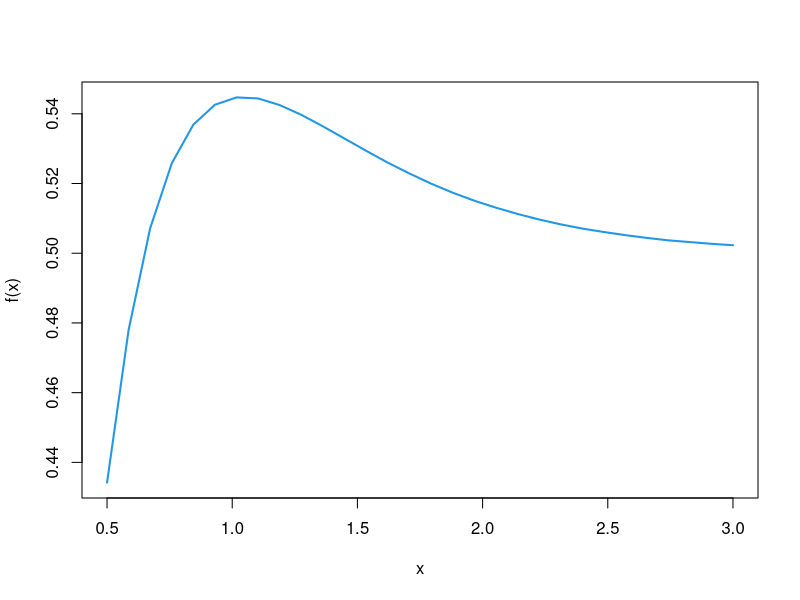
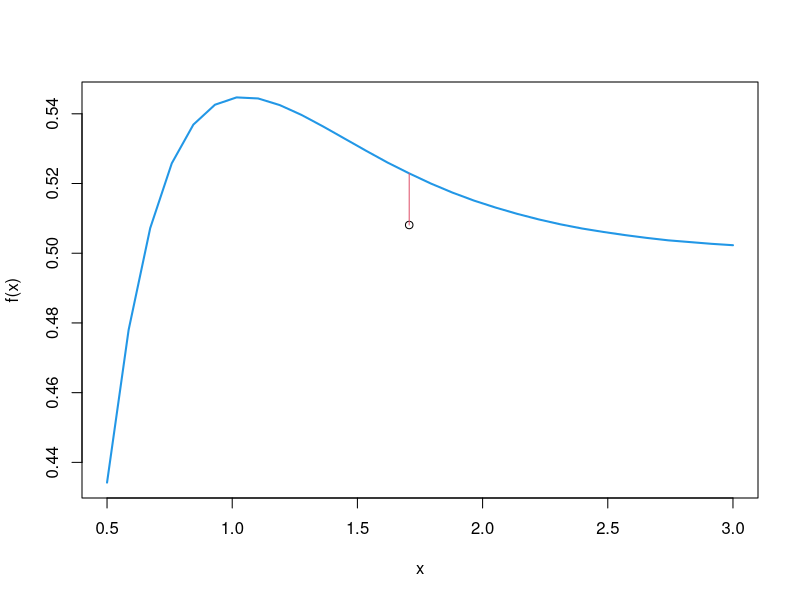
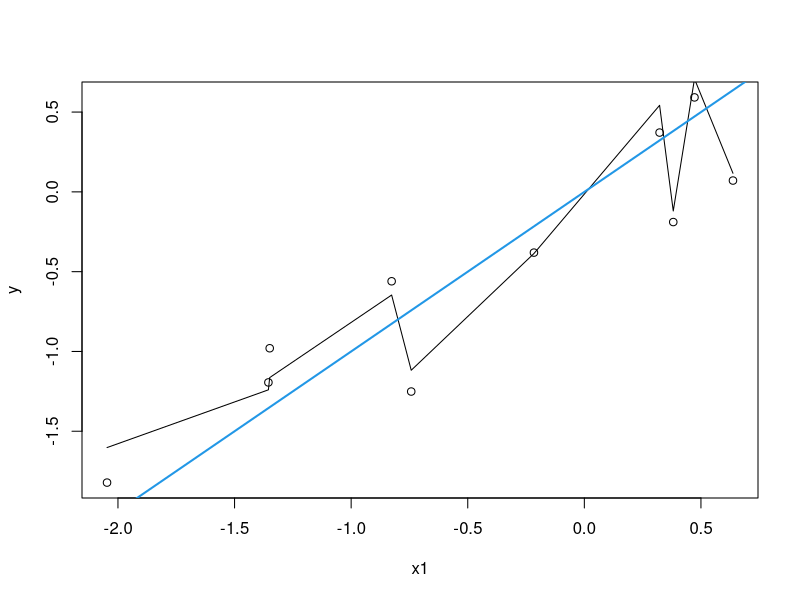
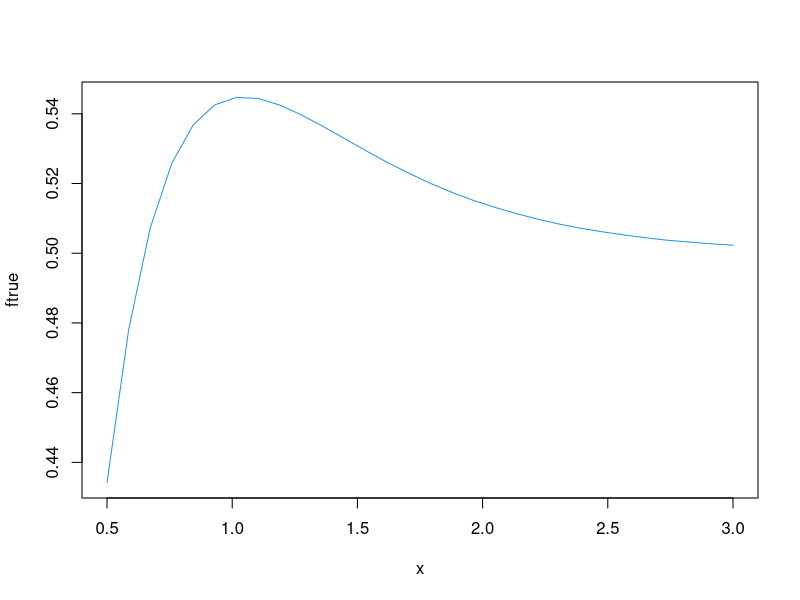
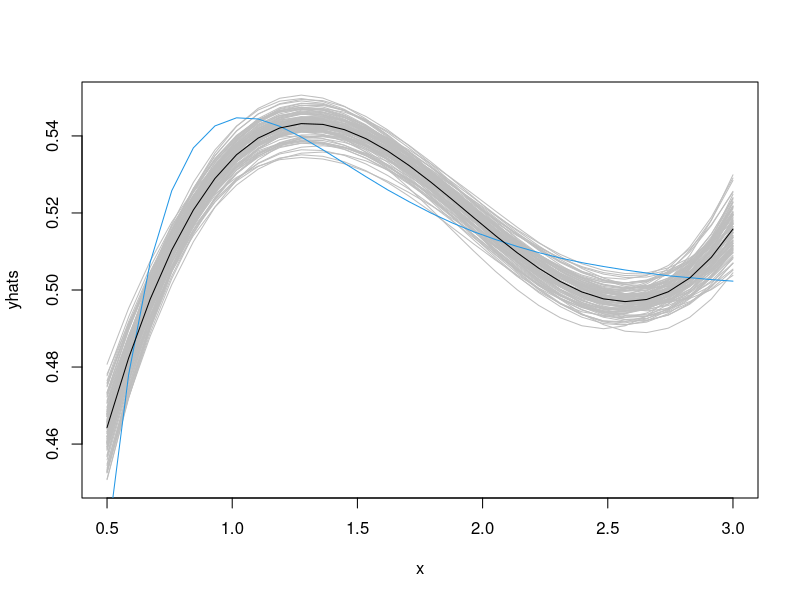
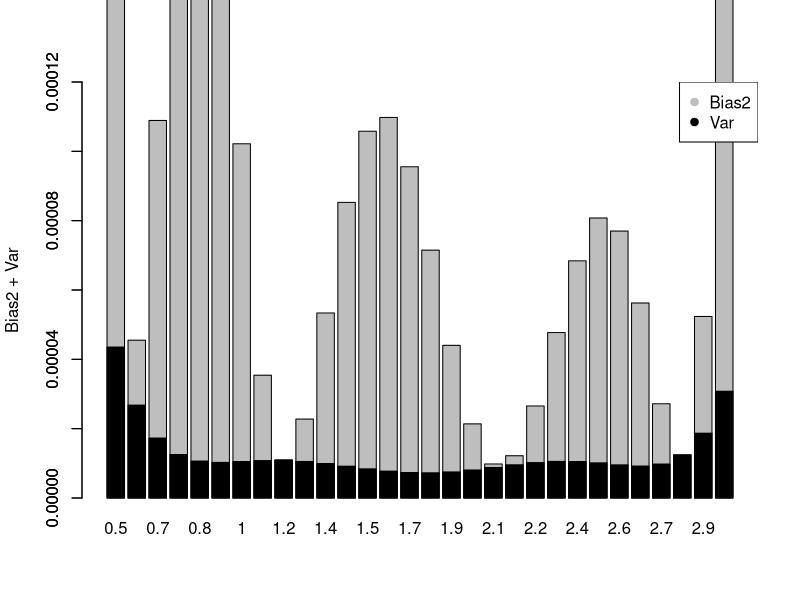
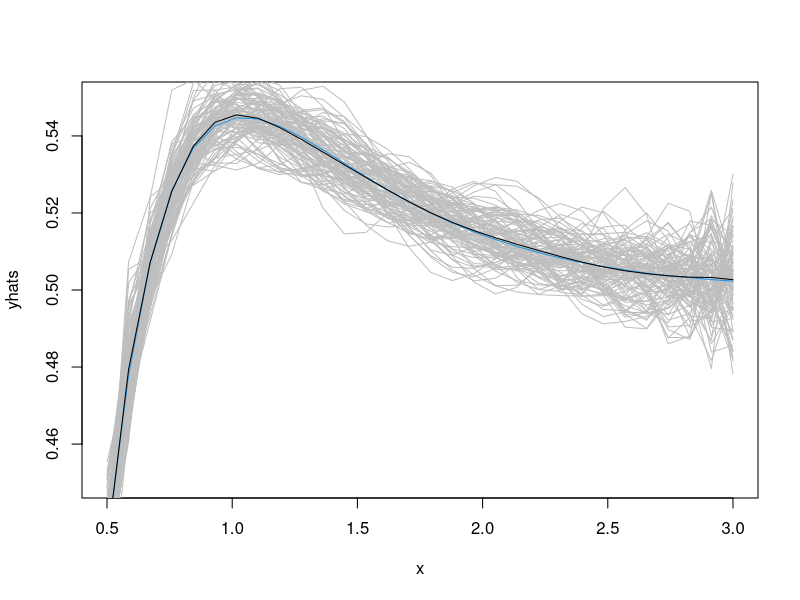
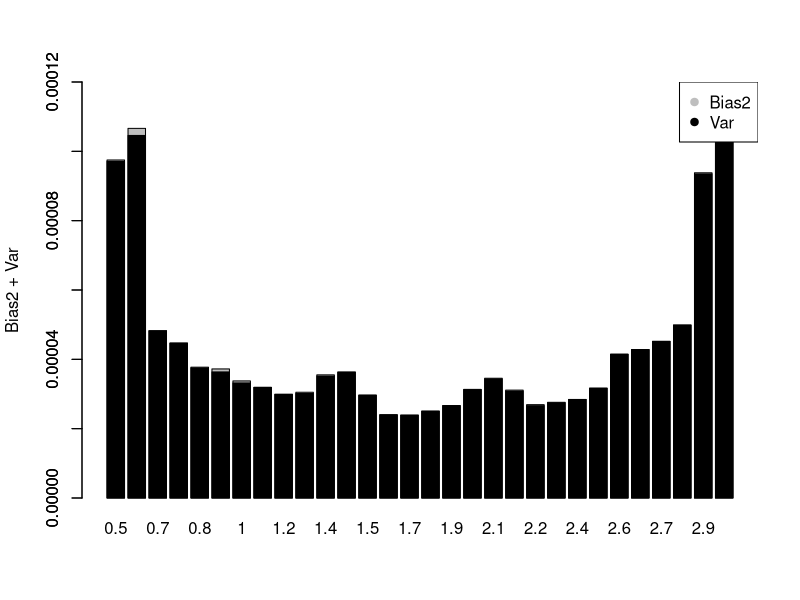

Write R code to recreate these figures, in order.
## ---- chunk 1
knitr::opts_chunk$set(echo = T, eval=T, message=F, warning=F, error=F, comment=NA, cache=T, R.options=list(width=220))
## ---- chunk 2
x = seq(.5,3,length=30)
y = 1:length(x)
X = model.matrix(lm(y~poly(x, degree=3, raw=T)))[,]
colnames(X) = c("Intercept","x","x^2","x^3")
head(X)
## ---- chunk 3
ftrue <- c(0.4342,0.4780,0.5072,0.5258,0.5369,0.5426,0.5447,0.5444,0.5425,0.5397,0.5364,0.5329,0.5294,0.5260,0.5229,0.5200,0.5174,0.5151,0.5131,0.5113,0.5097,0.5083,0.5071,0.5061,0.5052,0.5044,0.5037,0.5032,0.5027,0.5023)
x = seq(.5,3,length=30)
plot(x,ftrue, type="l", col=4, ylab="f(x)", lwd=2)
## ---- chunk 4
plot(x,ftrue, type="l", col=4, ylab="f(x)", lwd=2)
set.seed(12)
x0 = x[15]
y0 = ftrue[15]+rnorm(1,0,sd=0.01)
points(x0,y0)
segments(x0,y0,x0,ftrue[15], col=2)
## ---- chunk 5
rm(list=ls())
n = 10
p = 9
set.seed(1793)
X = matrix(rnorm(n*p),nrow=n, ncol=p)
y = X[,1] + rnorm(n,0,0.5)
fit = lm(y~ 0 + X)
yhat = predict(fit)
plot(X[,1],y, xlab="x1")
ix = sort(X[,1], index.return=T)$ix
lines(X[ix,1], yhat[ix])
abline(a=0,b=1, col=4, lwd=2)
## ---- chunk 6
ftrue <- c(0.4342,0.4780,0.5072,0.5258,0.5369,0.5426,0.5447,0.5444,0.5425,0.5397,0.5364,0.5329,0.5294,0.5260,0.5229,0.5200,0.5174,0.5151,0.5131,0.5113,0.5097,0.5083,0.5071,0.5061,0.5052,0.5044,0.5037,0.5032,0.5027,0.5023)
x = seq(.5,3,length=30)
plot(x,ftrue, type="l", col=4)
## ---- chunk 7
# setting
sigmatrue=0.01
n = length(x)
B = 100
# simulation function
sim = function(d){
y = ftrue + rnorm(n,0,sigmatrue)
fit = lm(y ~ poly(x,degree=d))
yhat = fitted(fit)
}
## ---- chunk 8
# 3rd degree polynomial
d = 3
set.seed(123)
yhats = replicate(B,sim(d))
matplot(x,yhats, type="l", col="gray", lty=1, ylim=c(.45,.55))
lines(x,ftrue, col=4)
Ehatf = apply(yhats,1,mean)
lines(x,Ehatf)
## ---- chunk 9
Bias2 = (ftrue - Ehatf)^2
Var = apply(yhats,1,var)
barplot(Bias2+Var, ylab="Bias2 + Var", names.arg=round(x,1), ylim=c(0,0.00012))
barplot(Var,add=T, col=1, names.arg=" ")
legend("topright", c("Bias2","Var"), col=c("gray",1), pch=c(19,19))
## ---- chunk 10
# 12th degree polynomial
d = 12
set.seed(123)
yhats = replicate(B,sim(d))
matplot(x,yhats, type="l", col="gray", lty=1, ylim=c(.45,.55))
lines(x,ftrue, col=4)
Ehatf = apply(yhats,1,mean)
lines(x,Ehatf)
## ---- chunk 11
Bias2 = (ftrue - Ehatf)^2
Var = apply(yhats,1,var)
barplot(Bias2+Var, ylab="Bias2 + Var", names.arg=round(x,1), ylim=c(0,0.00012))
barplot(Var,add=T, col=1, names.arg=" ")
legend("topright", c("Bias2","Var"), col=c("gray",1), pch=c(19,19))
## ---- chunk 12
d = 3
# expected value 
Ehatf = fitted(lm(ftrue ~ poly(x,degree=d)))
Bias2 = mean( (ftrue - Ehatf)^2 )
## ---- chunk 13
# true variance
p = d+1
Var = (sigmatrue^2)*p/n
## ---- chunk 14
ds = 1:20
ps = ds+1
Bias2s = sapply(ps, function(p) 
  mean( ( ftrue - fitted(lm(ftrue ~ poly(x,degree=(p-1)))) )^2 )
  )
Vars = ps*(sigmatrue^2)/n
Reds = Bias2s+Vars 
barplot(Reds, ylab="Reducible error", names.arg=ds)
barplot(Vars, add=T, col=1, names.arg=" ")
legend("topright", c("Bias2","Var"), col=c("gray",1), pch=c(19,19))
## ---- chunk 15
Irr = rep(sigmatrue^2,length(ps))
ErrFs = Reds + Irr
barplot(ErrFs, ylab="Reducible error", names.arg=ps)
barplot(Irr, add=T, col=1, names.arg=" ")
legend("topright", c("Reducible","Irreducible"), col=c("gray",1), pch=c(19,19))
## ---- chunk 16
# best model!
d = 5 
set.seed(123)
yhats = replicate(B,sim(d))
matplot(x,yhats, type="l", col="gray", lty=1)
lines(x,ftrue, col=4)
Ehatf = apply(yhats,1,mean)
lines(x,Ehatf)
## ---- chunk 17
Bias2 = (ftrue - Ehatf)^2
Var = apply(yhats,1,var)
barplot(Bias2+Var, ylab="Bias2 + Var", names.arg=round(x,1))
barplot(Var,add=T, col=1, names.arg=" ")
legend("topright", c("Bias2","Var"), col=c("gray",1), pch=c(19,19))
## ---- chunk 18
sigmatrue=0.01
n = length(x)
B = 1000
# simulation function
sim2 = function(d){
y = ftrue + rnorm(n,0,sigmatrue)
fit = lm(y ~ poly(x,degree=d))
yhat = fitted(fit)
ystar = ftrue + rnorm(n,0,sigmatrue)
MSE.te = mean((ystar - yhat)^2)
} 
# MSE.te empirical
d = 5
mean(replicate(B,sim2(d)))
# MSE.te theoretical
Ehatf = fitted(lm(ftrue ~ poly(x,degree=d)))
Bias2 = mean( (ftrue - Ehatf)^2 )
p = d+1
Var = (sigmatrue^2)*p/n
Bias2 + Var + sigmatrue^2
